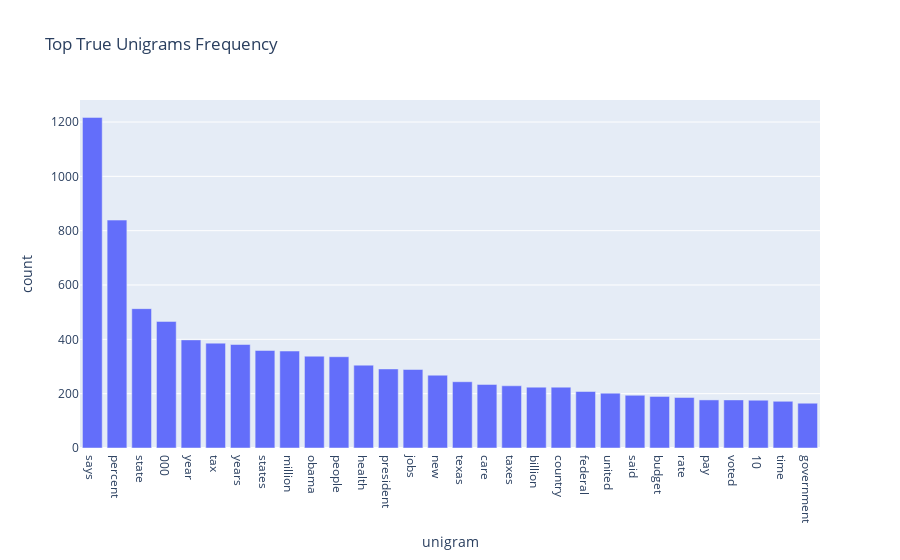

Write notebook code for a chart like this one.
### Code cell
px.bar(true_state_distr, x="unigram", y="count", title="Top True Unigrams Frequency")

### Figure 1 — Plotly figure (JSON) as saved in the notebook; plotly's stock layout.template omitted (floating-point values rounded to 4 significant figures)
{"data": [{"alignmentgroup": "True", "hovertemplate": "unigram=%{x}<br>count=%{y}<extra></extra>", "legendgroup": "", "marker": {"color": "#636efa"}, "name": "", "offsetgroup": "", "orientation": "v", "showlegend": false, "textposition": "auto", "type": "bar", "x": ["says", "percent", "state", "000", "year", "tax", "years", "states", "million", "obama", "people", "health", "president", "jobs", "new", "texas", "care", "taxes", "billion", "country", "federal", "united", "said", "budget", "rate", "pay", "voted", "10", "time", "government"], "xaxis": "x", "y": [1217, 839, 513, 466, 398, 386, 381, 359, 357, 338, 336, 305, 291, 289, 268, 244, 234, 229, 224, 224, 208, 202, 194, 190, 186, 177, 177, 176, 172, 165], "yaxis": "y"}], "layout": {"barmode": "relative", "legend": {"tracegroupgap": 0}, "title": {"text": "Top True Unigrams Frequency"}, "xaxis": {"anchor": "y", "domain": [0, 1], "title": {"text": "unigram"}}, "yaxis": {"anchor": "x", "domain": [0, 1], "title": {"text": "count"}}}}
